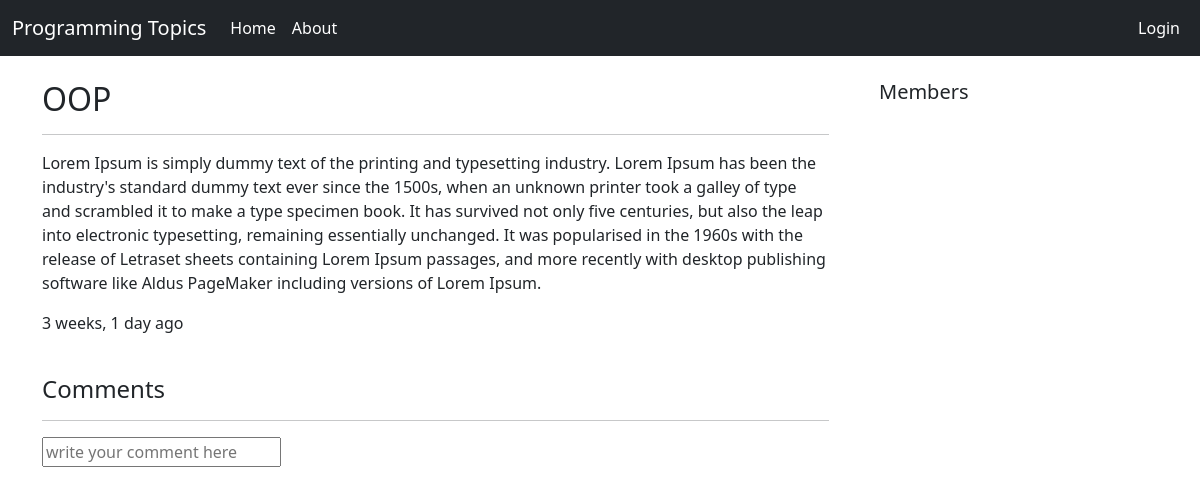
The app's page /subtopic/post/2, older data.
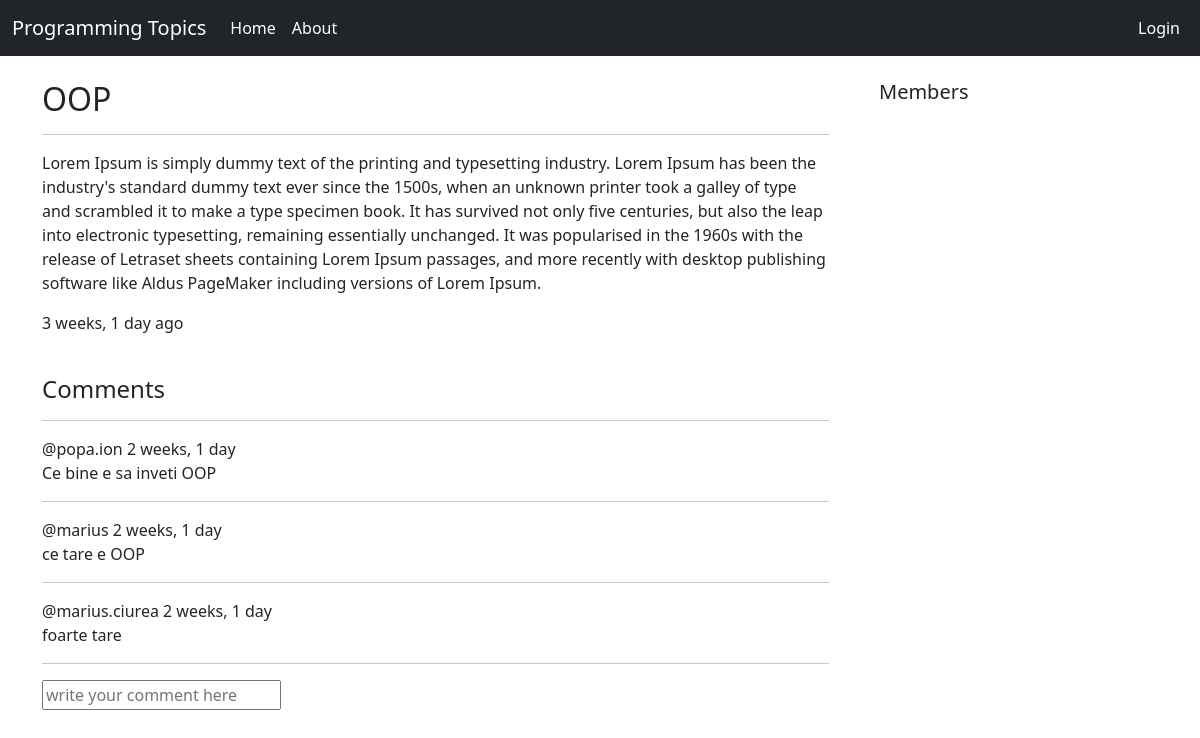
The same page, newer data.
### topics/models.py (models this page shows, shortened)
class Comments(models.Model):
    user = models.ForeignKey(User, on_delete=models.CASCADE)
    comment = models.TextField()
    post = models.ForeignKey(Subtopic,on_delete=models.CASCADE)
    date_created = models.DateTimeField(auto_now_add=True)
    date_modified = models.DateTimeField(auto_now=True)

### topics/views.py (the view, shortened to what this page needs)
# urls.py: path('subtopic/post/<str:pk>', views.post, name='post'),
def post(request, pk):
    post = Subtopic.objects.get(id=pk)
    comments = post.comments_set.all().order_by('-date_created')
    members = post.members.all()
    context = {'post': post, 'comments': comments, 'members': members}
    return render(request, 'topics/post.html', context)

### topics/templates/topics/post.html (shortened to what this page needs)
{% extends 'base.html' %}
{% block content %}
    <div class="post-container">
        <div class="main-post-content">
            <br>
            <h2>{{post.name}}</h2>
            <hr>
            <p>{{post.content}}</p>
            <p>{{post.date_created|timesince }} ago</p>
            <br>
            <h4>Comments</h4>
            <hr>
            <div class="comments">
                {% for comment in comments %}
                    <div class="user-comment">
                        <div>@{{comment.user}} {{ comment.date_created|timesince }}</div>
                        <div>{{comment.comment}}</div>
                    </div>
                    <hr>
                {% endfor %}
            </div>
            <div class="comments">
                <form action="" method="POST">
                    <input type="text" name="text" placeholder="write your comment here">
                </form>
            </div>
        </div>
        <div class="members">
            <br>
            <h5>Members</h5>
        </div>
    </div>
{% endblock %}

Row changes from the older to the newer data that the page shows:
added Comments: user "popa.ion", date_created "2 weeks, 1 day", comment "Ce bine e sa inveti OOP"
added Comments: user "marius", date_created "2 weeks, 1 day", comment "ce tare e OOP"
added Comments: user "marius.ciurea", date_created "2 weeks, 1 day", comment "foarte tare"
